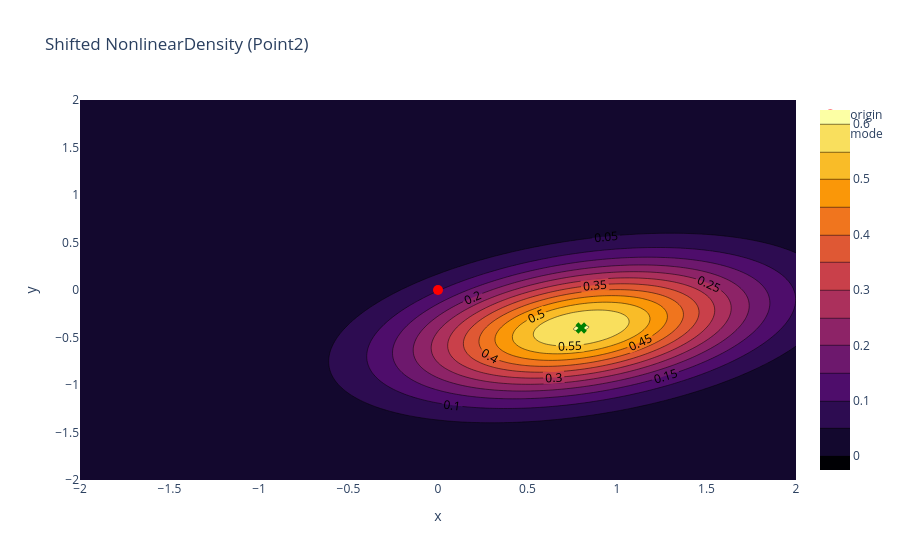

Source (notebook cell):
### Markdown cell above
### Adding a Tangent-Space Mean

A non-zero mean shifts the mode to `origin.retract(mean)` (Point2: just addition).

### Code cell
# Non-zero tangent mean shifts the mode to origin.retract(mean)
mean: V = np.array([0.8, -0.4], dtype=float)
density_shifted = gtsam.NonlinearDensityPoint2(2, origin, cov, mean)
mode_point: V = origin + mean  # numpy-based Point2 + mean
mode_prob = density_shifted.evaluate(Point2(mode_point[0], mode_point[1]))
print('Mode probability (approx peak):', mode_prob)

Zs: M = np.zeros_like(Z)
for i in range(X.shape[0]):
    for j in range(X.shape[1]):
        Zs[i,j] = density_shifted.evaluate(Point2(X[i,j], Y[i,j]))

fig2 = go.Figure()
fig2.add_trace(go.Contour(x=xs, y=ys, z=Zs, colorscale='Inferno', contours=dict(showlabels=True)))
fig2.add_trace(go.Scatter(x=[origin[0]], y=[origin[1]], mode='markers', marker=dict(color='red', size=10), name='origin'))
fig2.add_trace(go.Scatter(x=[mode_point[0]], y=[mode_point[1]], mode='markers', marker=dict(color='green', size=10, symbol='x'), name='mode'))
fig2.update_layout(title='Shifted NonlinearDensity (Point2)', xaxis_title='x', yaxis_title='y')
fig2.show()

### Figure 1 — Plotly figure (JSON) as saved in the notebook; plotly's stock layout.template omitted (floating-point values rounded to 4 significant figures; data arrays with more than 128 entries replaced by an {"elided": "..."} marker saying what was removed)
{"data": [{"colorscale": [[0, "#000004"], [0.1111, "#1b0c41"], [0.2222, "#4a0c6b"], [0.3333, "#781c6d"], [0.4444, "#a52c60"], [0.5556, "#cf4446"], [0.6667, "#ed6925"], [0.7778, "#fb9b06"], [0.8889, "#f7d13d"], [1, "#fcffa4"]], "contours": {"showlabels": true}, "type": "contour", "x": {"elided": "160 float values"}, "y": {"elided": "160 float values"}, "z": {"elided": "160x160 float values"}}, {"marker": {"color": "red", "size": 10}, "mode": "markers", "name": "origin", "type": "scatter", "x": [0], "y": [0]}, {"marker": {"color": "green", "size": 10, "symbol": "x"}, "mode": "markers", "name": "mode", "type": "scatter", "x": [0.8], "y": [-0.4]}], "layout": {"title": {"text": "Shifted NonlinearDensity (Point2)"}, "xaxis": {"title": {"text": "x"}}, "yaxis": {"title": {"text": "y"}}}}
